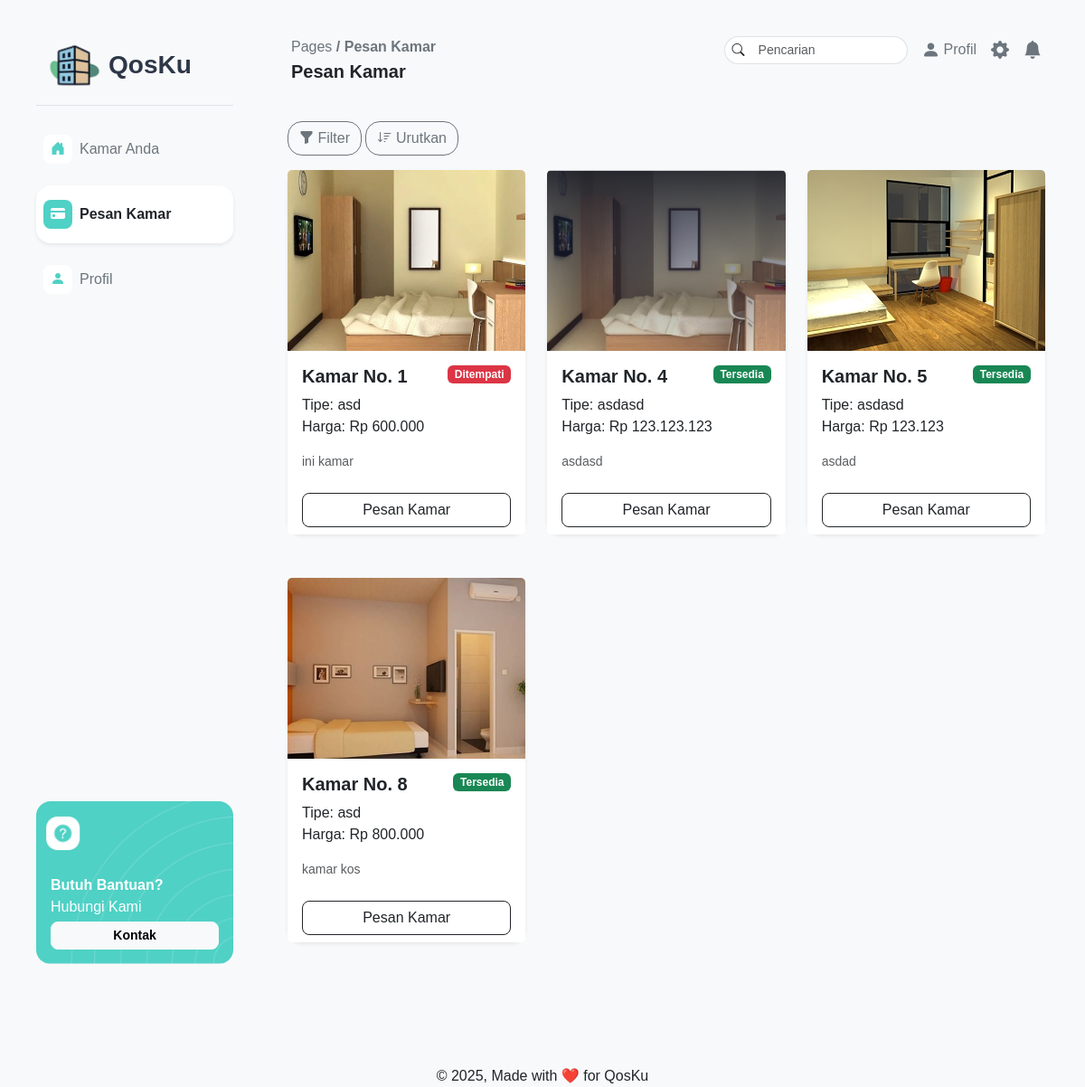
Page /pages/pelanggan/listkamar.php (signed in) on the earlier database version.
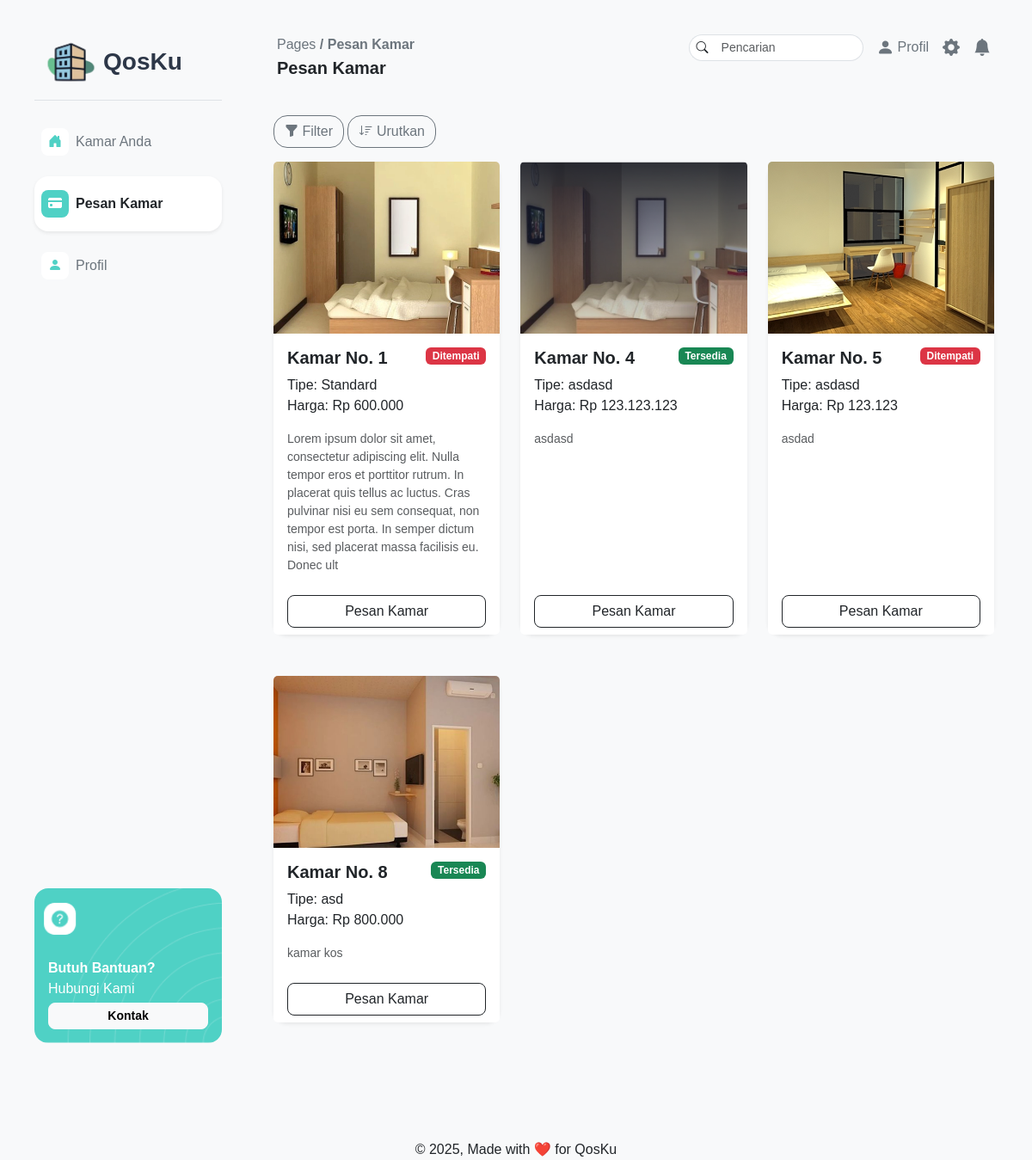
Same page on the later database version.
### tables this page shows
CREATE TABLE `kamar_kos` (
  `idKamar` int(11) NOT NULL,
  `nomorKamar` int(11) NOT NULL,
  `tipeKamar` varchar(255) NOT NULL,
  `harga` int(11) NOT NULL,
  `statusKetersediaan` enum('Tersedia','Ditempati','Dalam Perbaikan') NOT NULL DEFAULT 'Tersedia',
  `deskripsi` varchar(255) NOT NULL,
  `gambar` varchar(255) NOT NULL
);

### pages/pelanggan/listkamar.php (the view, shortened to what this page needs)
<?php
require "../../php/connect.php";
$perPage = 6;
$page = isset($_GET['page']) ? max(1, (int)$_GET['page']) : 1;
$offset = ($page - 1) * $perPage;
$query = "SELECT * FROM kamar_kos ORDER BY nomorKamar LIMIT $perPage OFFSET $offset";
$hasil = $connect->query($query);
$kamar = [];
if ($hasil) {
  $kamar = $hasil->fetch_all(MYSQLI_ASSOC);
}
?>
<!DOCTYPE html>
<html lang="en">
<head>
  <link href="https://cdn.jsdelivr.net/npm/bootstrap@5.3.6/dist/css/bootstrap.min.css" rel="stylesheet"
>
  <link rel="stylesheet" href="../../assets/css/style.css">
  <link rel="stylesheet" href="https://cdn.jsdelivr.net/npm/bootstrap-icons@1.13.1/font/bootstrap-icons.min.css">
</head>
<body class="bg-light">
  <div class="d-flex min-vh-100 ms-4 me-4">
    <?php include '../../layout/pelangganNavbar.php'; ?>
    <div class="flex-grow-1">
      <?php include '../../layout/pelangganHeader.php'; ?>
      <div class="container-fluid pt-4 pb-3">
        <div class="d-flex justify-content-between align-items-center mb-3 px-2">
          <div>
            <button class="btn btn-outline-secondary rounded-4"><i class="bi bi-funnel-fill"></i> Filter</button>
            <button class="btn btn-outline-secondary rounded-4"><i class="bi bi-sort-down"></i> Urutkan</button>
          </div>
        </div>
        <div class="row g-4 px-2">
          <?php foreach ($kamar as $room): ?>
            <div class="col-md-4 mb-4">
              <div class="card shadow-sm border-0 rounded-4 h-100">
                <img src="<?= !empty($room['gambar']) ? '../../assets/img/' . $room['gambar'] : '../../assets/img/backgroundKamar.png' ?>"
                  class="card-img-top"
                  alt="Kamar No. <?= htmlspecialchars($room['nomorKamar']) ?>"
                  style="height: 200px; object-fit: cover;">
                <div class="card-body">
                  <div class="d-flex justify-content-between align-items-start">
                    <h5 class="card-title fw-bold">Kamar No. <?= htmlspecialchars($room['nomorKamar']) ?></h5>
                    <span class="badge bg-<?= $room['statusKetersediaan'] === 'Tersedia' ? 'success' : 'danger' ?>">
                      <?= htmlspecialchars($room['statusKetersediaan']) ?>
                    </span>
                  </div>
                  <p class="card-text">
                    <span class="d-block">Tipe: <?= htmlspecialchars($room['tipeKamar']) ?></span>
                    <span class="d-block">Harga: Rp <?= number_format($room['harga'], 0, ',', '.') ?></span>
                  </p>
                  <p class="card-text small text-muted"><?= nl2br(htmlspecialchars($room['deskripsi'])) ?></p>
                </div>
                <div class="card-footer bg-white border-0">
                  <div class="d-grid">
                    <a href="pesankamar.php?idKamar=<?= urlencode($room['idKamar']) ?>" class="btn btn-outline-dark rounded-3">
                      Pesan Kamar
                    </a>
                  </div>
                </div>
              </div>
            </div>
          <?php endforeach; ?>
        </div>
      </div>
    </div>
  </div>
  <div class="footer text-center mt-5 pt-5">
    &copy; 2025, Made with ❤️ for QosKu
  </div>
</body>
</html>

Differences in the rows shown:
changed kamar_kos: tipeKamar "asd" → "Standard"; deskripsi "ini kamar" → "Lorem ipsum dolor sit amet, consectetur adipiscing elit. Nulla tempor eros et porttitor rutrum. In placerat quis tellus ac luctus. Cras pulvinar nisi eu sem consequat, non tempor est porta. In semper dictum nisi, sed placerat massa facilisis eu. Donec ult"
changed kamar_kos "asdad": statusKetersediaan "Tersedia" → "Ditempati"
